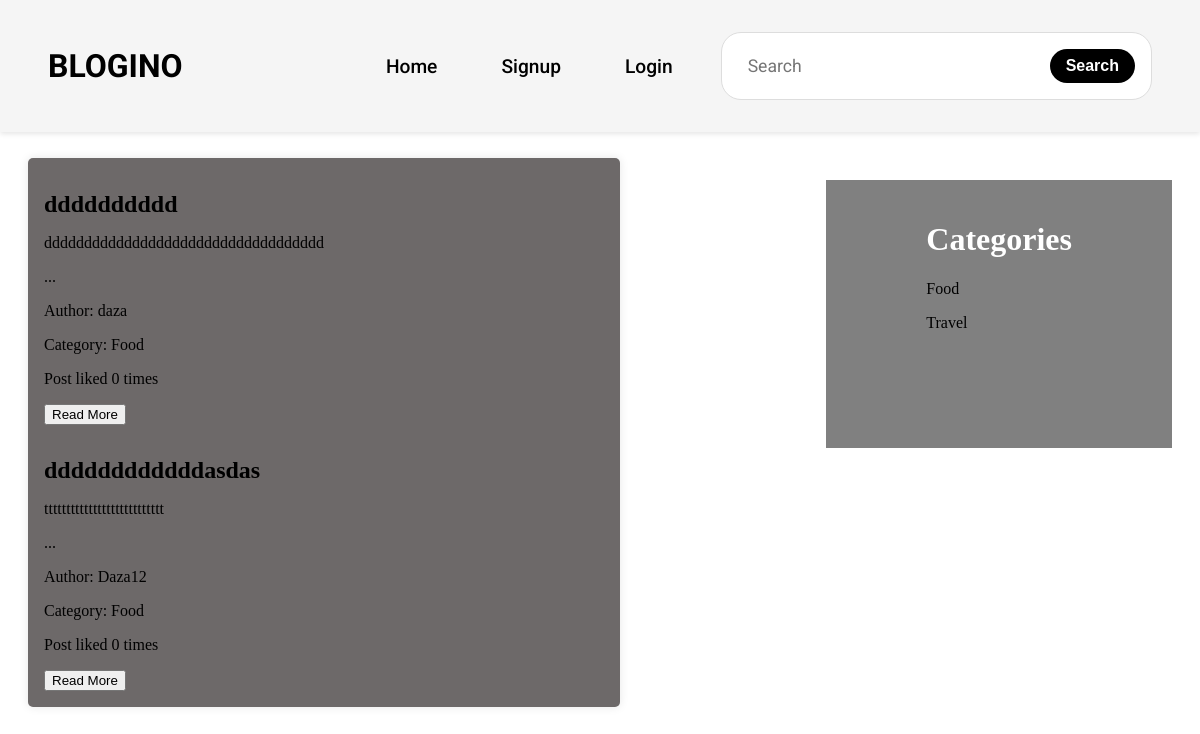
Page /posts/1/ on the earlier database version.
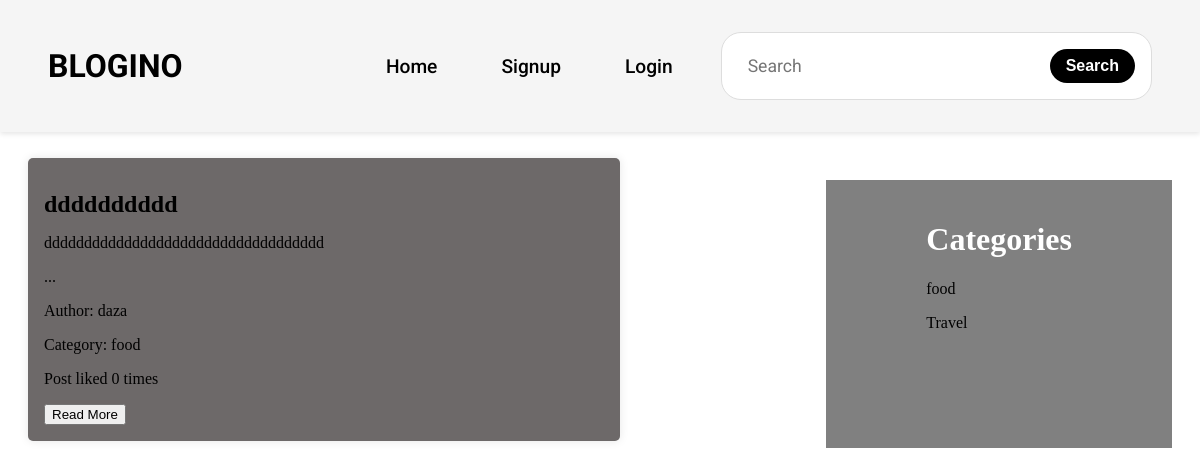
Same page on the later database version.
### landing/models.py (models this page shows, shortened)
class Category(models.Model):
    name = models.CharField(max_length=100)
    def __str__(self):
        return self.name

class Post(models.Model):
    title = models.CharField(max_length=100)
    user = models.ForeignKey(User, on_delete=models.CASCADE)
    content = RichTextField(blank=True, null=True)
    likes = models.PositiveIntegerField(default=0)
    created_at = models.DateTimeField(auto_now_add=True)
    updated_at = models.DateTimeField(auto_now=True)
    category = models.ForeignKey(Category, on_delete=models.CASCADE)

### landing/views.py (the view)
# urls.py: path('posts/<int:category_id>/', views.category, name='category'),
def category(request, category_id):
    category = get_object_or_404(Category, id=category_id)
    categories = Category.objects.all()
    posts = Post.objects.filter(category=category)
    context = {
        'category': category,
        'categories': categories,
        'posts': posts,
    }
    return render(request, 'landing/category.html', context)

### templates/landing/category.html (shortened to what this page needs)
{% load static %}
<!DOCTYPE html>
<html lang="en">
<head>
    <link rel="stylesheet" href="{% static 'landing/css/components/menu.css' %}">
    <link rel="stylesheet" href="{% static 'landing/css/components/sidebar.css' %}">
    <link rel="stylesheet" href="{% static 'landing/css/components/posts.css' %}">
</head>
<body>
    {% block menu %}
        {% include 'landing/components/menu.html' %}
    {% endblock %}
    {% block category %}
        {% include 'landing/components/sidebar.html' %}
    {% endblock %}
    {% block posts %}
        <div class="posts">
            <h1 class="posts__title">Posts in "{{ category.name }}"</h1>
            {% if posts %}
                <div class="posts__container">
                    {% for post in posts %}
                        <div class="post">
                            <h1 class="post__title">{{ post.title }}</h1>
                            <p class="post__content">{{ post.content|truncatewords:10|safe }}...</p>
                            <p class="post__author">Author: {{ post.user }}</p>
                            <p class="post__category">Category: {{ post.category }}</p>
                            {% if post.likes == 1 %}
                                <p class="post__likes">Post liked 1 time</p>
                            {% else %}
                                <p class="post__likes">Post liked {{ post.likes }} times</p>
                            {% endif %}
                            <button class="post__button">
                                <a href="{% url 'landing:post_detail' post.id %}">Read More</a>
                            </button>
                        </div>
                    {% endfor %}
                </div>
            {% else %}
                <p class="posts__empty">No posts available in this category.</p>
            {% endif %}
        </div>
    {% endblock %}
</body>
</html>

### templates/landing/components/menu.html
{% block menu %}
    <div class="menu">
        <ul class="menu-list">
            <div class="left">
                <li class="logo"><a href="{% url 'landing:index' %}">BLOGINO</a></li>
            </div>
            <div class="right">
                <li class="items"><a href="{% url 'landing:index' %}">Home</a> </li>
                {% if not user.is_authenticated %}
                    <li class="items"><a href="{% url 'account_signup' %}">Signup</a></li>
                    <li class="items"><a href="{% url 'account_login' %}">Login</a></li>
                {% else %}
                    <li class="items"> <a href="{% url 'landing:dashboard' %}"> Dashboard </a></li>
                    <li class="items"><a href="{% url 'account_logout' %}">Logout</a></li>
                {% endif %}
                <div class="searching">
                    <input type="text" class="search" placeholder="Search">
                    <button class="search-button">Search</button>
                </div>
            </div>
        </ul>
    </div>
{% endblock %}

### templates/landing/components/sidebar.html
{% block sidebar %}
    <div class="sidebar">
        <h1 class="sidebar__title">Categories</h1>
        {% for category in categories %}
            <p> <a href="{% url 'landing:category' category.id %}"> {{ category.name }} </a></p>
        {% endfor %}
    </div>
{% endblock %}

### static/landing/css/components/menu.css (style rules this page uses)
.menu { background-color: #f5f5f5; color: rgb(4, 0, 10); display: flex; justify-content: space-between; align-items: center; padding: 2rem 3rem; font-family: "Roboto", sans-serif; position: fixed; top: 0; left: 0; right: 0; z-index: 1000; box-shadow: 0 2px 5px rgba(0, 0, 0, 0.1); }
.menu-list { display: flex; justify-content: space-between; width: 100%; list-style: none; padding: 0; margin: 0; }
.left { display: flex; align-items: center; gap: 1rem; }
.logo { font-size: 2rem; font-weight: bold; margin-right: 50px; }
.searching { display: flex; align-items: center; background-color: #ffffff; border: 1px solid #ddd; border-radius: 20px; padding: 1rem 1rem; font-size: 1.1rem; }
.search { border: none; outline: none; width: 300px; font-size: 1.1rem; font-family: inherit; padding-left: 10px; }
.search-button { background-color: black; color: white; border: none; border-radius: 20px; padding: 0.5rem 1rem; font-size: 1rem; font-weight: bold; cursor: pointer; transition: all 0.3s ease; }
.right { display: flex; align-items: center; gap: 2rem; }
.items { font-size: 1.2rem; font-weight: 500; text-decoration: none; color: black; padding: 0.5rem 1rem; border-radius: 5px; transition: background-color 0.3s ease; cursor: pointer; transition: .3s; }
a { text-decoration: none; color: black; }

### static/landing/css/components/sidebar.css (style rules this page uses)
.sidebar { background-color: gray !important; color: white; float: right; margin-right: 20px; padding: 20px 100px 100px 100px; margin-top: 80px; }

### static/landing/css/components/posts.css (style rules this page uses)
.posts { color: black; margin-left: 20px; width: 50%; margin-top: 100px; }
.posts__container { display: flex; flex-direction: column; gap: 1rem; padding: 1rem; background-color: rgb(109, 105, 105); border-radius: 5px; box-shadow: 0 0 10px rgba(0, 0, 0, 0.1); }
.post .post__title { font-size: 1.5rem; font-weight: bold; width: auto; }

Differences in the rows shown:
removed Post: title "ddddddddddddasdas", content "ttttttttttttttttttttttttttt", user "Daza12", category "Food", likes "0"
changed Category: name "Food" → "food"
changed through a linked row, Post "dddddddddd": category "Food" → "food"
